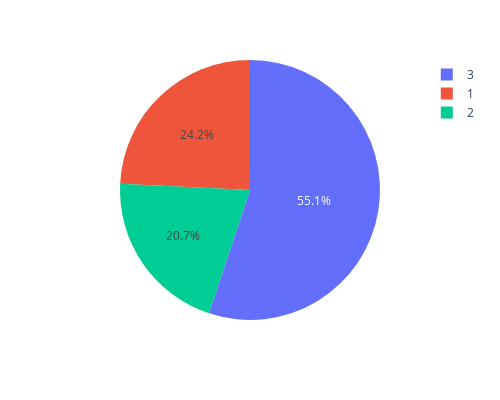

Notebook code for this chart:
### Code cell
px.pie(names=df['Pclass'].value_counts().index,
       values=df['Pclass'].value_counts().values,height=400,width=500,hover_name=df['Pclass'].unique())
# most of the people are travelling from pclass 3 after that pclass 1

### Figure 1 — Plotly figure (JSON) as saved in the notebook; plotly's stock layout.template omitted (floating-point values rounded to 4 significant figures)
{"data": [{"domain": {"x": [0, 1], "y": [0, 1]}, "hovertemplate": "<b>%{hovertext}</b><br><br>label=%{label}<br>value=%{value}<extra></extra>", "hovertext": [3, 1, 2], "labels": [3, 1, 2], "legendgroup": "", "name": "", "showlegend": true, "type": "pie", "values": [491, 216, 184]}], "layout": {"height": 400, "legend": {"tracegroupgap": 0}, "margin": {"t": 60}, "width": 500}}
